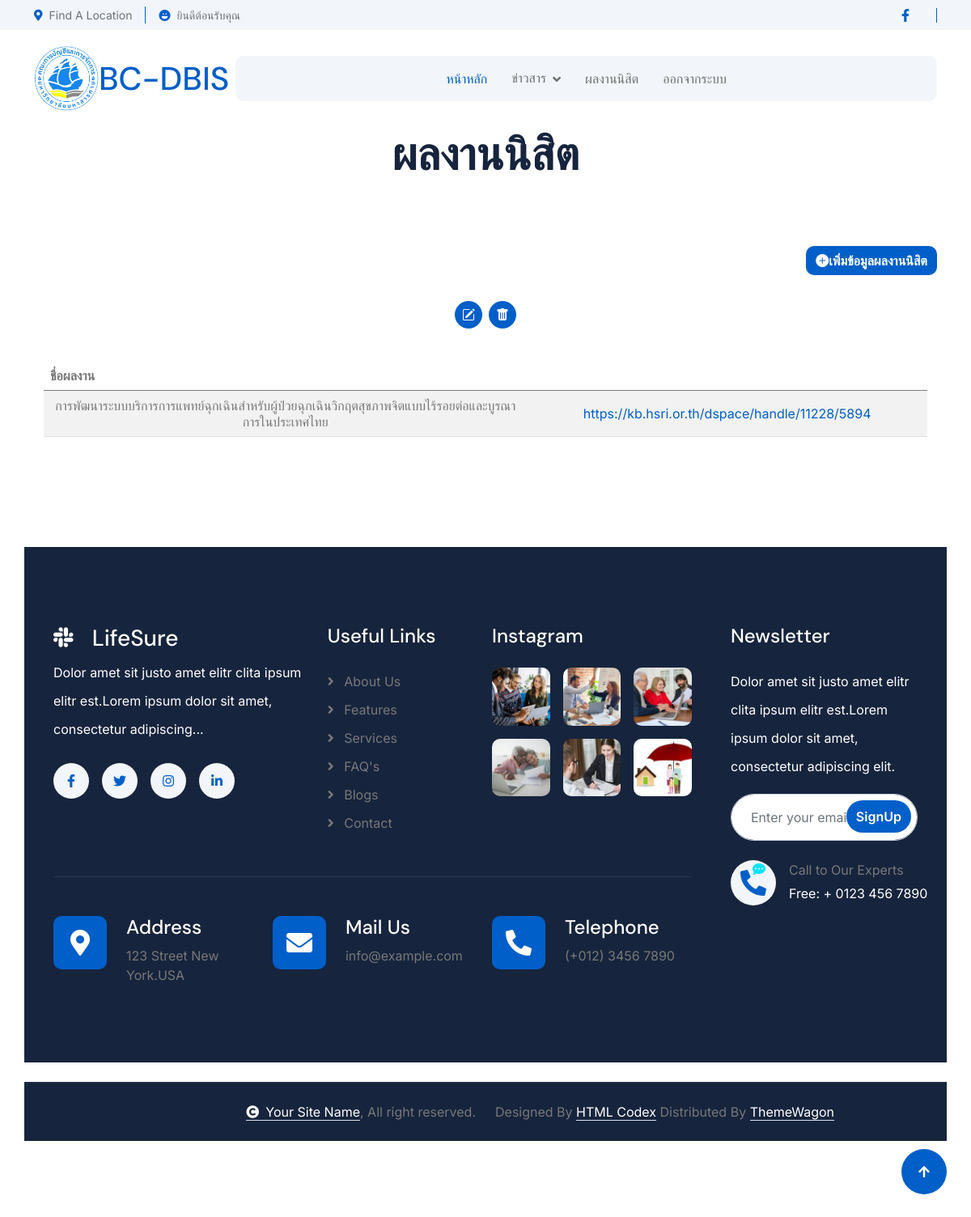
Screenshot of /LifeSure-1.0.0/performance-admin.php with the database file from the repository.
### tables this page shows
CREATE TABLE `performance` (
  `P_id` int(11) NOT NULL,
  `P_name` varchar(200) NOT NULL,
  `P_link` varchar(255) NOT NULL
);

### LifeSure-1.0.0/performance-admin.php (the view, shortened to what the rows shown need)
<html lang="en">
    <head>
        <link rel="stylesheet" href="https://use.fontawesome.com/releases/v5.15.4/css/all.css"/>
        <link href="https://cdn.jsdelivr.net/npm/bootstrap-icons@1.4.1/font/bootstrap-icons.css" rel="stylesheet">
        <link rel="stylesheet" href="lib/animate/animate.min.css"/>
        <link href="lib/lightbox/css/lightbox.min.css" rel="stylesheet">
        <link href="lib/owlcarousel/assets/owl.carousel.min.css" rel="stylesheet">
        <link href="css/bootstrap.min.css" rel="stylesheet">
        <link href="css/style.css" rel="stylesheet">
    </head>
    <body>
        <div class="container-fluid nav-bar px-0 px-lg-4 py-lg-0">
            <div class="container">
                <nav class="navbar navbar-expand-lg navbar-light">
                        <h1 class="text-primary mb-0 text-primary me-2"></i>BC-DBIS</h1>
                        </div>
                    </div>
         <div class="container-fluid team pb-5">
            <div class="container pb-5">
                <div class="text-center mx-auto pb-5 wow fadeInUp" data-wow-delay="0.2s" style="max-width: 800px;">
                    <h1 class="display-4 mb-4">ผลงานนิสิต</h1>
                </div>
                <br>
                <div class="bd-example">
                <div class="row g-4">
                <?php
	                        include("connect.php");
                            $sql = "SELECT * FROM `performance` WHERE P_id ";
                            $rs = mysqli_query($conn, $sql);
                            ?>
                            <div class="container-fluid team pb-5">
                                <div class="container pb-5">
                                    <div class="row g-4">
                                        <table class="table table-striped table-hover">
                                            <thead>
                                                <tr>
                                                    <th width="35%">ชื่อผลงาน</th>
                                                    <th width="20%"></th>
                                                </tr>
                                            </thead>
                                            <tbody>
                                                <?php
                                                while($data = mysqli_fetch_array($rs)){
                                                ?>
                                                <tr>
                                                    <td width="35%" style="text-align: center; vertical-align: middle;"><?= $data['P_name']; ?></td>
                                                    <td width="20%" style="text-align: center; vertical-align: middle;">
                                                    <a href="<?= $data['P_link']; ?>" target="_blank"><?= $data['P_link']; ?></a>
                                                    </td>
                                <div class="team-icon d-flex justify-content-center gap-2">
                                <p><a class="btn btn-primary btn-sm-square rounded-pill" href="editperformance.php?Pid=<?=$data['P_id'];?>"><i class="bi bi-pencil-square"></i></a></p>
                                <a class="btn btn-primary btn-sm-square rounded-pill" href="deleteperformance.php?Pid=<?= $data['P_id'];?>"><i class="bi bi-trash-fill"></i></a>
                                </div>
                            </div>
                        </div>
                    </div>
             <?php } ?>
                </div>
            </div>
        </div>
    </body>
</html>

### rows the page displays
performance: P_name "การพัฒนาระบบบริการการแพทย์ฉุกเฉินสำหรับผู้ป่วยฉุกเฉินวิกฤตสุขภาพจิตแบบไร้รอยต่อและบูรณาการในประเทศไทย", P_link "https://kb.hsri.or.th/dspace/handle/11228/5894"
